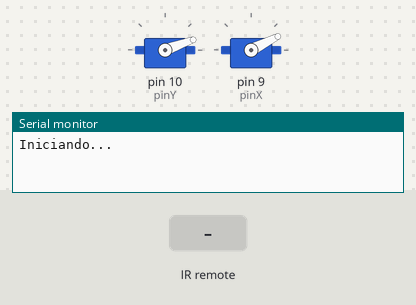
Simulated run of this sketch. Board: Arduino Uno, built with avr-gcc and run on an emulated ATmega328P. Shown: 2 × servo, the last lines printed to the serial monitor. The inputs (shaded band) are chosen by the test bench. Random numbers use the default seed unless the sketch sets one.

Above: at 1.2 s.
1.3 s: infrared code 0xE31CFF00 received
At 7.1 s:
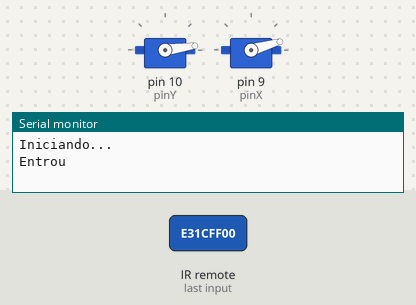
At 10.5 s:
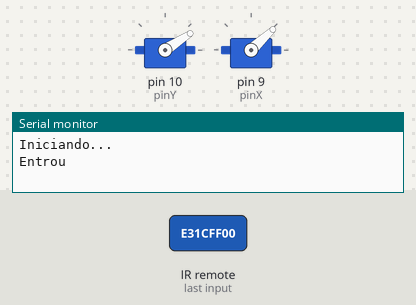
Timing chart, 0 to 16.3 s (numbered marks = the images above; inputs shaded):
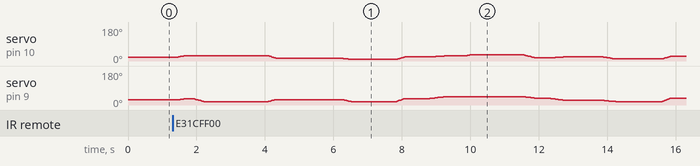

The sketch:

laser_cat_v01.ino
```cpp
// #include <ESP32Servo.h>
#include <Servo.h>

// #include <IRrecv.h>
#include <IRremote.h>
int pinSensor = 8;
boolean ligado = false;
IRrecv irrecv(8);
decode_results results;

// X servo angle will stay in [min_x, max_x] range
// Y servo angle will stay in [min_y, max_y] range
// to be ajsuted to the size of your living room

float min_x = 5;
float max_x = 50;
float min_y = 5;
float max_y = 35;
int min_freeze = 200;
int max_freeze = 3000;
float minimal_movement = 5;

// finding center of square for starting point
int random_delay;
float x_position = min_x + (max_x - min_x)/2;
float y_position = min_y + (max_y - min_y)/2;
float x_old_position = x_position;
float y_old_position = y_position;
float x_new_position;
float y_new_position;
float x_speed;
float y_speed;
int movement_time;

// Instantiating two servos
Servo x_servo;
Servo y_servo;
int pos = 0;

int pinY = 10;
int pinX = 9;

void setup() {
  y_servo.attach(pinY);  // attaches the y servo on pin 6 to the servo object
  x_servo.attach(pinX);  // attaches the x servo on pin 9 to the servo object
  //pinMode (pinSensor, INPUT);
  //digitalWrite (pinSensor, HIGH);  // switch on  the laser
  Serial.begin(9600);
  //Place the servos in the center at the beginning
  y_servo.write(y_position);
  x_servo.write(x_position);

  // inicializa IRReceiver
  irrecv.enableIRIn();  // Start the receiver

  Serial.println("Iniciando...");
}

void loop() {

    if (irrecv.decode()) {

      if (irrecv.decodedIRData.decodedRawData == 0xE31CFF00) {   // ok
        Serial.println("Entrou");
        ligado = !ligado;
      }

      delay(100);
      irrecv.resume();

    }

    if (ligado) {
      move_laser();
    }
}

void move_laser()
{
  movement_time = random(20,60);  // faixa de velocidade do movimento ? (quanto maior, mais lento) original: 10,40
  random_delay = random(min_freeze, max_freeze);
  x_new_position = random(min_x+minimal_movement, max_x-minimal_movement);
  y_new_position = random(min_y+minimal_movement, max_y-minimal_movement);

  if( (y_new_position > y_old_position) && (abs(y_new_position - y_old_position) < 5 )) {
    y_new_position = y_new_position + minimal_movement;
  }  else if ( (y_new_position < y_old_position) && (abs(y_new_position - y_old_position) < 5 )) {
    y_new_position = y_new_position - minimal_movement;
  }

  if( (x_new_position > x_old_position) && (abs(x_new_position - x_old_position) < 5 )) {
    x_new_position = x_new_position + minimal_movement;
  }  else if ( (x_new_position < x_old_position) && (abs(x_new_position - x_old_position) < 5 )) {
    x_new_position = x_new_position - minimal_movement;
  }

  x_speed = (x_new_position - x_old_position)/movement_time;
  y_speed = (y_new_position - y_old_position)/movement_time;
  for (pos = 0; pos < movement_time; pos += 1) {
      x_position = x_position + x_speed;
      y_position = y_position + y_speed;
      x_servo.write(x_position);
      y_servo.write(y_position);
    delay(10);
  }
  x_old_position = x_new_position;
  y_old_position = y_new_position;
  delay(random_delay);
}
```
